Frame 1 (no input): blank canvas, image omitted
Frame 60 (no input): blank canvas, image omitted
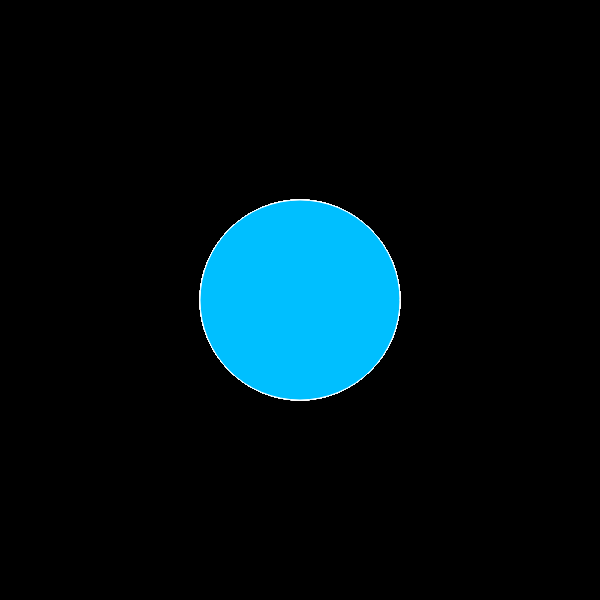
Frame 120 (the mouse pressed at the canvas centre since frame 60)

The p5.js sketch whose frames 1 and 60 were blank and that drew this single picture after the mouse press (run headless with seeded random() and noise() and a simulated clock; from frame 60 on, the mouse is pressed at the canvas centre):

// p5.js sketch
// ── sketch.js
function setup() {
 createCanvas(600, 600);
 background("black");
}
function draw() {
  stroke("blue,");
fill("deepskyblue");

  if(mouseIsPressed){
    circle(mouseX,mouseY,200,350);
  }
  }
